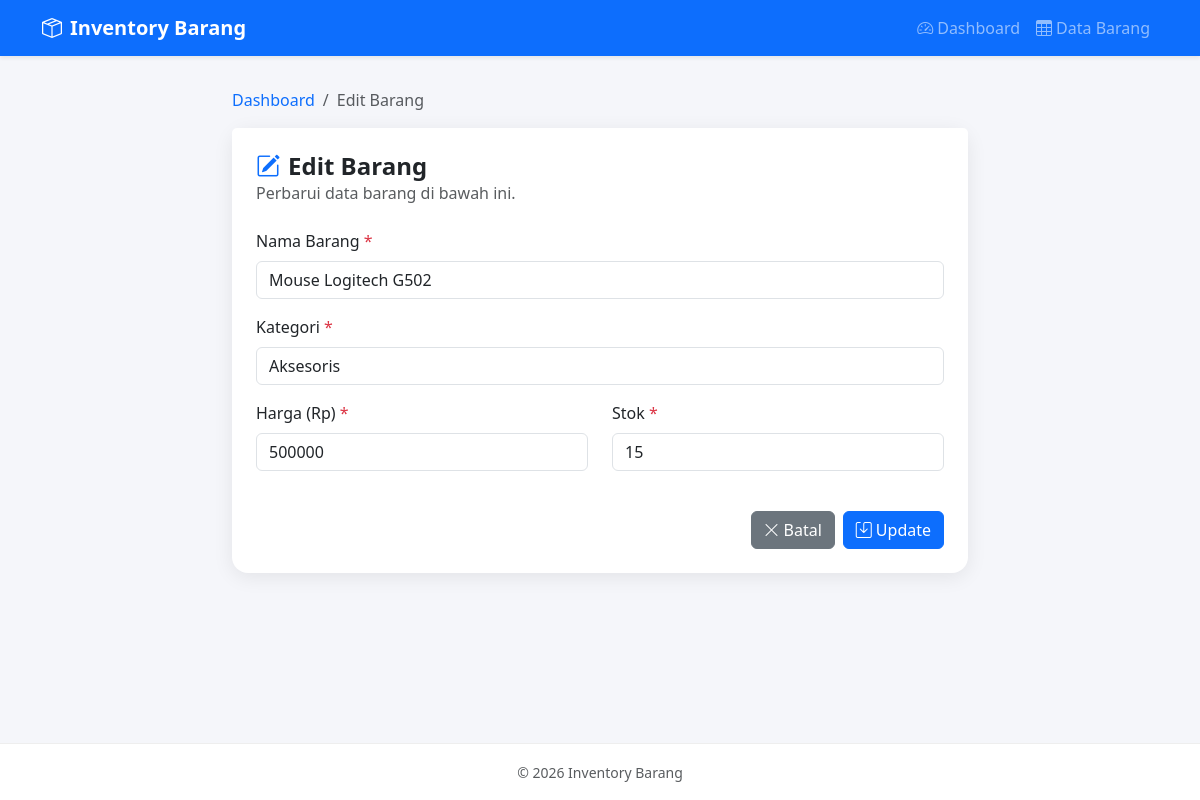
Page /edit.php?id=2 on the committed database.
### tables this page shows
CREATE TABLE IF NOT EXISTS barang (
  id          INT(11) NOT NULL AUTO_INCREMENT,
  nama_barang VARCHAR(100) NOT NULL,
  kategori    VARCHAR(100) NOT NULL,
  harga       INT(11) NOT NULL DEFAULT 0,
  stok        INT(11) NOT NULL DEFAULT 0,
  created_at  TIMESTAMP NOT NULL DEFAULT CURRENT_TIMESTAMP,
  PRIMARY KEY (id)
);

### edit.php (the view, shortened to what this page needs)
<?php
require_once 'config/koneksi.php';
$id = isset($_GET['id']) ? (int) $_GET['id'] : 0;
$result = mysqli_query($koneksi, "SELECT * FROM barang WHERE id = $id");
$barang = mysqli_fetch_assoc($result);
include 'includes/header.php';
include 'includes/navbar.php';
?>
<div class="main-content">
    <div class="container">
        <div class="row justify-content-center">
            <div class="col-lg-8">
                <nav aria-label="breadcrumb" class="mb-3">
                    <ol class="breadcrumb mb-0">
                        <li class="breadcrumb-item"><a href="index.php" class="text-decoration-none">Dashboard</a></li>
                        <li class="breadcrumb-item active" aria-current="page">Edit Barang</li>
                    </ol>
                </nav>
                <div class="card form-card">
                    <div class="card-header bg-white border-0 pt-4 px-4">
                        <h4 class="mb-0 fw-bold"><i class="bi bi-pencil-square me-2 text-primary"></i>Edit Barang</h4>
                        <p class="text-muted mb-0">Perbarui data barang di bawah ini.</p>
                    </div>
                    <div class="card-body px-4 pb-4">
                        <form action="update.php" method="POST" id="formBarang" novalidate>
                            <div class="mb-3">
                                <label for="nama_barang" class="form-label">Nama Barang <span class="text-danger">*</span></label>
                                <input type="text" class="form-control" id="nama_barang" name="nama_barang"
                                       value="<?php echo htmlspecialchars($barang['nama_barang']); ?>" required>
                            </div>
                            <div class="mb-3">
                                <label for="kategori" class="form-label">Kategori <span class="text-danger">*</span></label>
                                <input type="text" class="form-control" id="kategori" name="kategori"
                                       value="<?php echo htmlspecialchars($barang['kategori']); ?>" required>
                            </div>
                            <div class="row">
                                <div class="col-md-6 mb-3">
                                    <label for="harga" class="form-label">Harga (Rp) <span class="text-danger">*</span></label>
                                    <input type="number" class="form-control" id="harga" name="harga"
                                           value="<?php echo $barang['harga']; ?>" min="0" required>
                                </div>
                                <div class="col-md-6 mb-3">
                                    <label for="stok" class="form-label">Stok <span class="text-danger">*</span></label>
                                    <input type="number" class="form-control" id="stok" name="stok"
                                           value="<?php echo $barang['stok']; ?>" min="0" required>
                                </div>
                            </div>
                            <div class="d-flex gap-2 justify-content-end mt-4">
                                <a href="index.php" class="btn btn-secondary">
                                    <i class="bi bi-x-lg me-1"></i>Batal
                                </a>
                                <button type="submit" class="btn btn-primary">
                                    <i class="bi bi-save me-1"></i>Update
                                </button>
                            </div>
                        </form>
                    </div>
                </div>
            </div>
        </div>
    </div>
</div>
<?php include 'includes/footer.php'; ?>

### assets/css/style.css (style rules this page uses)
:root { --bg-color: #f5f6fa; --primary: #0d6efd; }
body { background-color: var(--bg-color); min-height: 100vh; display: flex; flex-direction: column; }
.main-content { flex: 1 0 auto; padding: 2rem 0; }
.form-card { border: none; border-radius: 1rem; box-shadow: 0 4px 20px rgba(0, 0, 0, 0.08); }

### rows in the picture
barang: nama_barang "Mouse Logitech G502", kategori "Aksesoris", harga "500000", stok "15"
